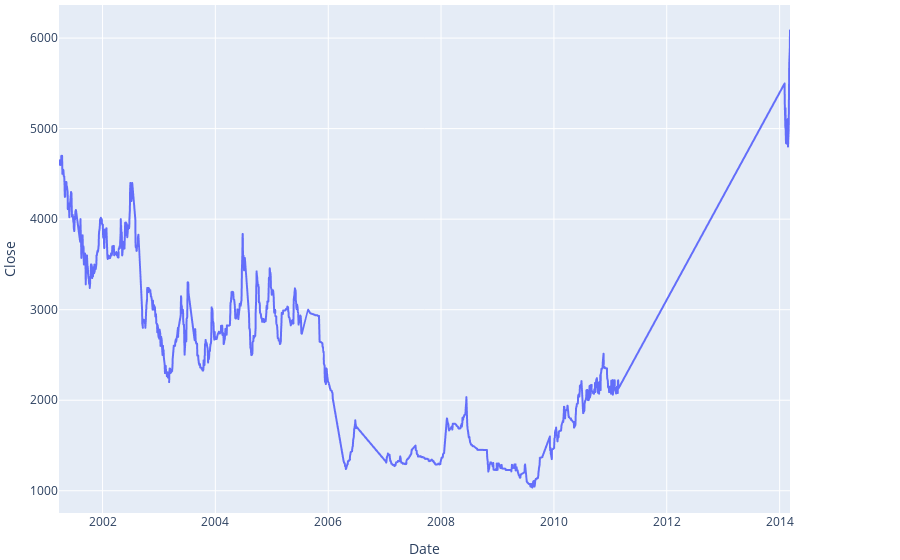

This figure's notebook cell:
### Code cell
import plotly.express as px

fig2 = px.line(df, x="Date", y="Close")

fig2.update_layout( margin=dict(l=5, r=110, t=5, b=5),)
fig2.show()

### Figure 1 — Plotly figure (JSON) as saved in the notebook; plotly's stock layout.template omitted (floating-point values rounded to 4 significant figures; data arrays with more than 128 entries replaced by an {"elided": "..."} marker saying what was removed)
{"data": [{"hovertemplate": "Date=%{x}<br>Close=%{y}<extra></extra>", "legendgroup": "", "line": {"color": "#636efa", "dash": "solid"}, "marker": {"symbol": "circle"}, "mode": "lines", "name": "", "showlegend": false, "type": "scattergl", "x": {"elided": "1752 str values"}, "xaxis": "x", "y": {"elided": "1752 int values"}, "yaxis": "y"}], "layout": {"autosize": true, "legend": {"tracegroupgap": 0}, "margin": {"b": 5, "l": 5, "r": 110, "t": 5}, "xaxis": {"anchor": "y", "autorange": true, "domain": [0, 1], "range": ["2001-03-25", "2014-03-09"], "title": {"text": "Date"}, "type": "date"}, "yaxis": {"anchor": "x", "autorange": true, "domain": [0, 1], "range": [754.4, 6366.0], "title": {"text": "Close"}, "type": "linear"}}}
